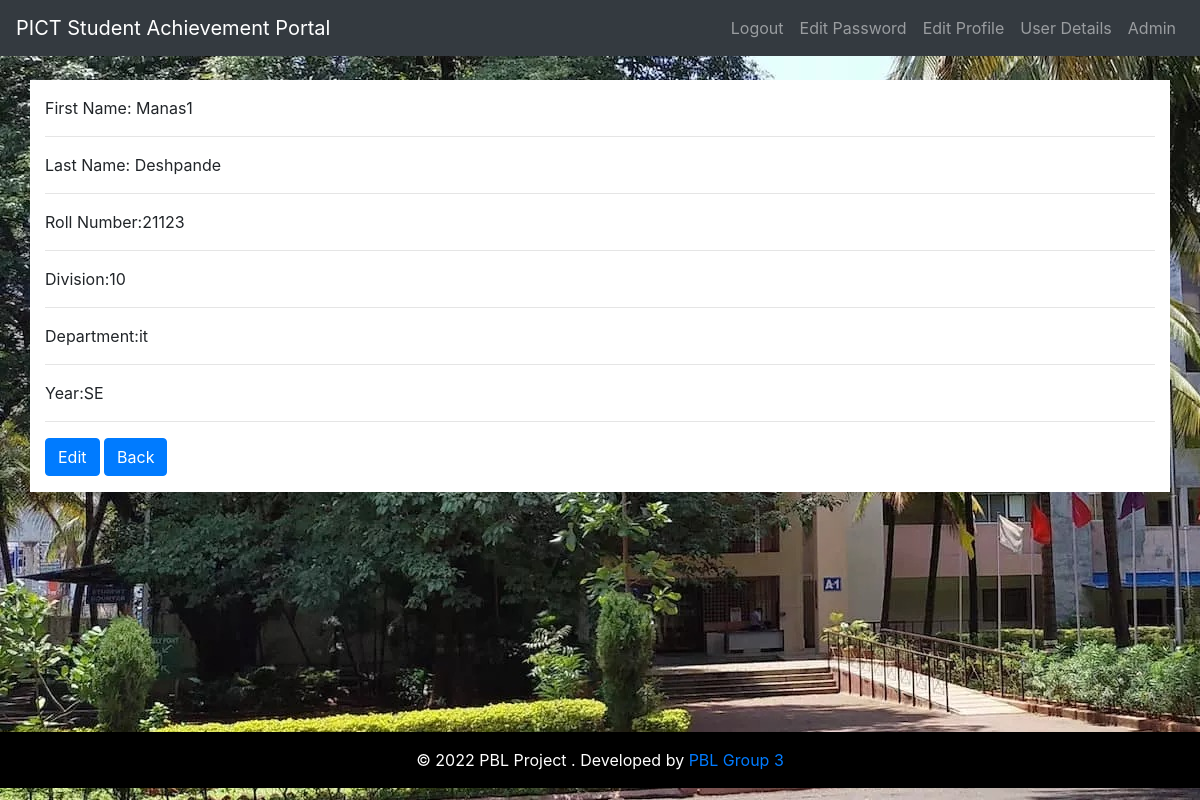
Screenshot of /prof (signed in) with the database file from the repository.
### CRUD/models.py (models this page shows, shortened)
class profile(models.Model):
    user = models.ForeignKey(User,on_delete=models.CASCADE,null=True,blank=True)
    roll=models.CharField(max_length=200,null=True)
    year=models.CharField(max_length=200,null=True)
    div=models.CharField(max_length=200,null=True)
    dept=models.CharField(max_length=200,null=True)

### CRUD/views.py (the view)
# urls.py: path('prof',prof.as_view(), name='prof'),
class prof(LoginRequiredMixin,ListView):
    model=profile
    context_object_name='prof'
    template_name="CRUD/profile_list.html"
    def get_context_data(self,**kwargs):
        context=super().get_context_data(**kwargs)
        context['prof'] = context['prof'].filter(user=self.request.user)
        '''search_input=self.request.GET.get('search_area') or ''
        if search_input:
            context['SAP'] = context['SAP'].filter(title__startswith=search_input)
        context['search_input'] = search_input'''
        return context

### CRUD/templates/CRUD/profile_list.html
{% extends 'CRUD/main.html' %}
{% block content %}
{% if request.user.is_authenticated %}
<p>First Name: {{request.user.first_name}}</p>
<hr>
<p>Last Name: {{request.user.last_name}}</p>
<hr>
{%endif%}
{%for pr in prof%}
<p>Roll Number:{{pr.roll}}</p>
<hr>
<p>Division:{{pr.div}}</p>
<hr>
<p>Department:{{pr.dept}}</p>
<hr>
<p>Year:{{pr.year}}</p>
<hr>
<a href="{% url 'edit_prof' pr.id %}" class="btn btn-primary">Edit</a>
{%empty%}
<h3>Add Your Profile</h3>
<a href="{% url 'new_prof'  %}" class="btn btn-primary">Add</a>
{%endfor%}
<a href="{% url 'SAP'  %}" class="btn btn-primary">Back</a>
{% endblock %}

### rows the page displays
profile: roll "21123", div "10", dept "it", year "SE"

### other values shown
{{ request.user.first_name }} "Manas1"
{{ request.user.last_name }} "Deshpande"
